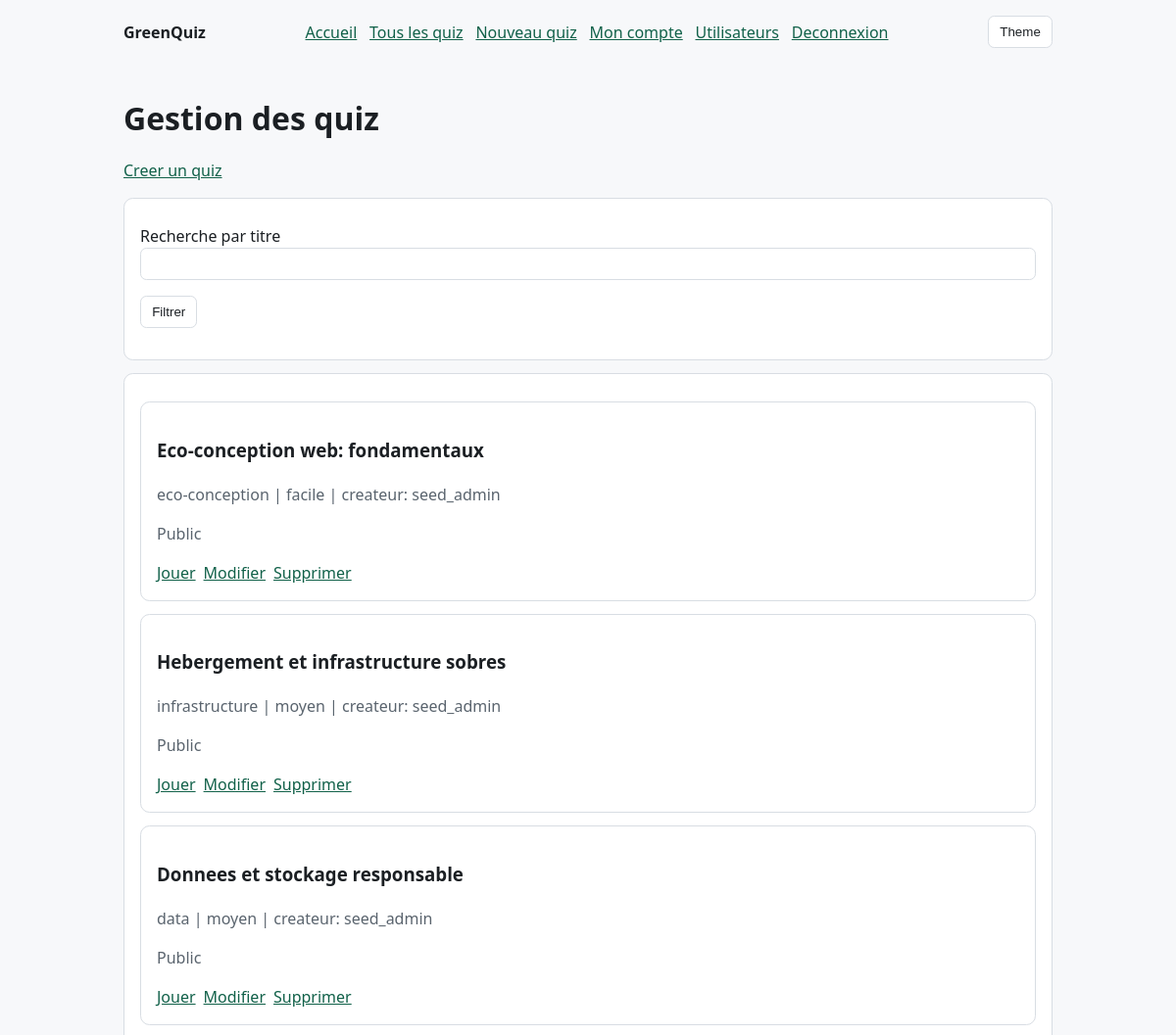
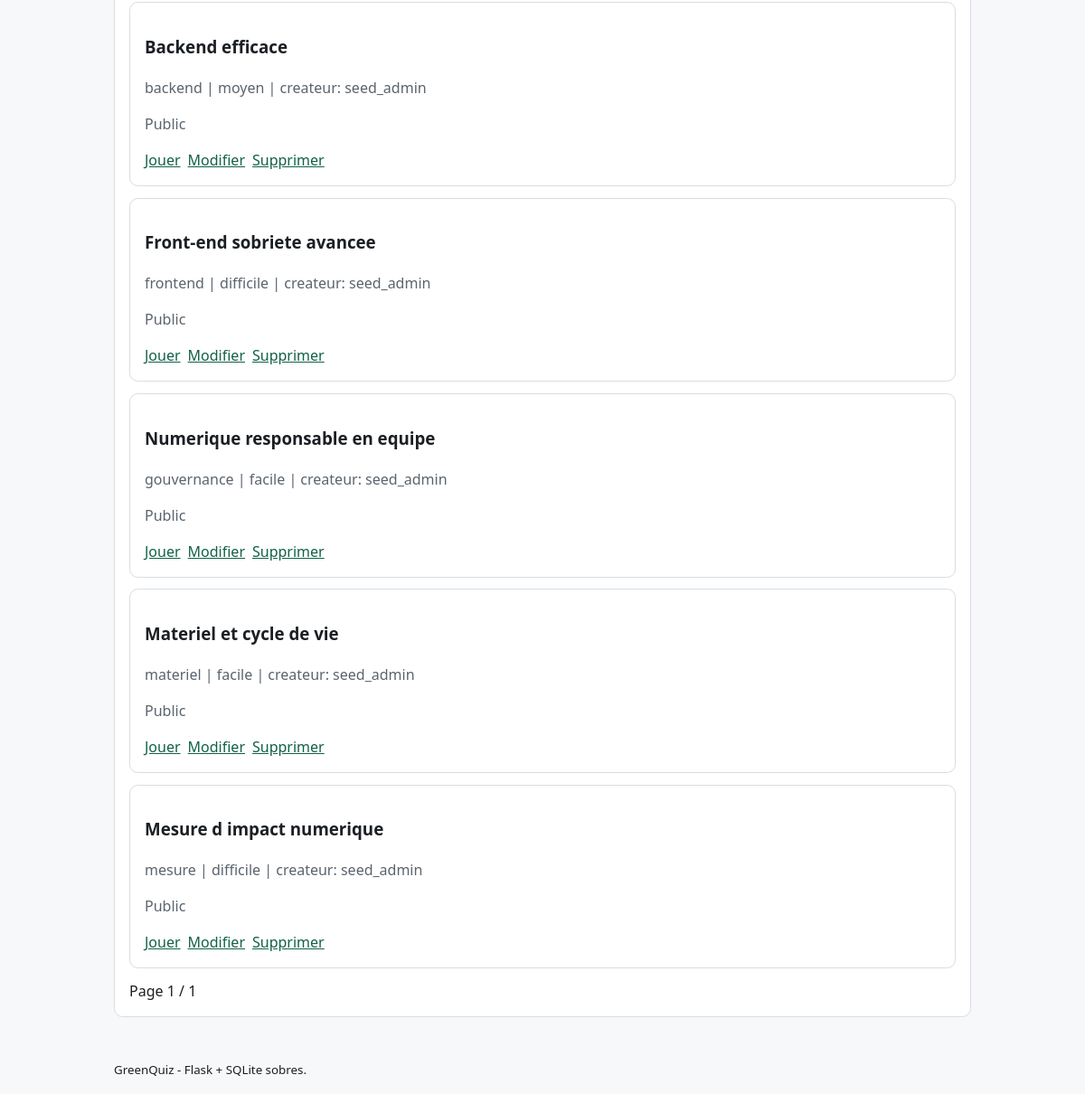
The page /quizzes (signed in) on the database its author committed (2 pictures, top to bottom).
### tables this page shows
CREATE TABLE quizzes (
            id INTEGER PRIMARY KEY AUTOINCREMENT,
            titre TEXT NOT NULL,
            description TEXT NOT NULL,
            id_createur INTEGER NOT NULL,
            date_creation TEXT NOT NULL DEFAULT CURRENT_TIMESTAMP,
            difficulte TEXT NOT NULL CHECK(difficulte IN ('facile', 'moyen', 'difficile')),
            categorie TEXT NOT NULL,
            est_publique INTEGER NOT NULL DEFAULT 1,
            nombre_questions INTEGER NOT NULL DEFAULT 0,
            FOREIGN KEY(id_createur) REFERENCES users(id) ON DELETE CASCADE
        );

CREATE TABLE users (
        id INTEGER PRIMARY KEY AUTOINCREMENT,
        email TEXT NOT NULL UNIQUE,
        username TEXT NOT NULL,
        password_hash TEXT NOT NULL,
        created_at TEXT NOT NULL DEFAULT CURRENT_TIMESTAMP
    , is_admin INTEGER NOT NULL DEFAULT 0);

### app.py (the view)
@app.route("/quizzes")
def quizzes_list():
    page = parse_page()
    offset = (page - 1) * PAGE_SIZE
    q = request.args.get("q", "").strip().lower()
    user = current_user()
    db = get_db()
    filters: list[str] = []
    params: list[object] = []
    if user and user["is_admin"]:
        filters.append("1 = 1")
    elif user:
        filters.append("(q.est_publique = 1 OR q.id_createur = ?)")
        params.append(user["id"])
    else:
        filters.append("q.est_publique = 1")
    if q:
        filters.append("LOWER(q.titre) LIKE ?")
        params.append(f"%{q}%")
    where = " AND ".join(filters)
    total = db.execute(f"SELECT COUNT(*) AS c FROM quizzes q WHERE {where}", params).fetchone()["c"]
    quizzes = db.execute(
        f"""
        SELECT q.id, q.titre, q.categorie, q.difficulte, q.est_publique, q.id_createur, u.username AS createur
        FROM quizzes q
        JOIN users u ON u.id = q.id_createur
        WHERE {where}
        ORDER BY q.date_creation DESC
        LIMIT ? OFFSET ?
        """,
        (*params, PAGE_SIZE, offset),
    ).fetchall()
    total_pages = max(1, (total + PAGE_SIZE - 1) // PAGE_SIZE)
    return render_template("quizzes_list.html", quizzes=quizzes, page=page, total_pages=total_pages, q=q)

### app.py (called while the page is built)
@app.context_processor
def inject_site_css():
    return {"site_css": SITE_CSS}

def get_db() -> sqlite3.Connection:
    if "db" not in g:
        g.db = sqlite3.connect(DB_PATH)
        g.db.row_factory = sqlite3.Row
    return g.db

def parse_page() -> int:
    raw = request.args.get("page", "1")
    try:
        return max(1, int(raw))
    except ValueError:
        return 1

def current_user():
    uid = session.get("uid")
    if not uid:
        return None
    return get_db().execute(
        "SELECT id, email, username, is_admin FROM users WHERE id = ? LIMIT 1", (uid,)
    ).fetchone()

@app.context_processor
def inject_user():
    return {"user": current_user()}

### templates/quizzes_list.html (shortened to what this page needs)
{% extends 'base.html' %}
{% block content %}
<h1>Gestion des quiz</h1>
<p><a href="{{ url_for('quizzes_new') }}">Creer un quiz</a></p>
<form method="get">
  <label for="q">Recherche par titre</label>
  <input id="q" name="q" value="{{ q }}">
  <p><button type="submit">Filtrer</button></p>
</form>
<section>
  {% if quizzes %}
    {% for quiz in quizzes %}
    <article>
      <h3>{{ quiz['titre'] }}</h3>
      <p class="muted">{{ quiz['categorie'] }} | {{ quiz['difficulte'] }} | createur: {{ quiz['createur'] }}</p>
      <p class="muted">{{ 'Public' if quiz['est_publique'] else 'Prive' }}</p>
      <div class="actions">
        <a href="{{ url_for('quiz_play', quiz_id=quiz['id']) }}">Jouer</a>
        {% if user and (user['is_admin'] or user['id'] == quiz['id_createur']) %}
          <a href="{{ url_for('quizzes_edit', quiz_id=quiz['id']) }}">Modifier</a>
          <a href="{{ url_for('quizzes_delete', quiz_id=quiz['id']) }}">Supprimer</a>
        {% endif %}
      </div>
    </article>
    {% endfor %}
  {% else %}
    <p>Aucun quiz trouve.</p>
  {% endif %}
  <div class="actions">
    <span>Page {{ page }} / {{ total_pages }}</span>
  </div>
</section>
{% endblock %}

### rows shown on the page
quizzes: titre "Eco-conception web: fondamentaux", categorie "eco-conception", difficulte "facile", createur "seed_admin", est_publique "Public"
quizzes: titre "Hebergement et infrastructure sobres", categorie "infrastructure", difficulte "moyen", createur "seed_admin", est_publique "Public"
quizzes: titre "Donnees et stockage responsable", categorie "data", difficulte "moyen", createur "seed_admin", est_publique "Public"
quizzes: titre "Backend efficace", categorie "backend", difficulte "moyen", createur "seed_admin", est_publique "Public"
quizzes: titre "Front-end sobriete avancee", categorie "frontend", difficulte "difficile", createur "seed_admin", est_publique "Public"
quizzes: titre "Numerique responsable en equipe", categorie "gouvernance", difficulte "facile", createur "seed_admin", est_publique "Public"
quizzes: titre "Materiel et cycle de vie", categorie "materiel", difficulte "facile", createur "seed_admin", est_publique "Public"
quizzes: titre "Mesure d impact numerique", categorie "mesure", difficulte "difficile", createur "seed_admin", est_publique "Public"

### other values the page prints
{{ page }} "1"
{{ total_pages }} "1"
